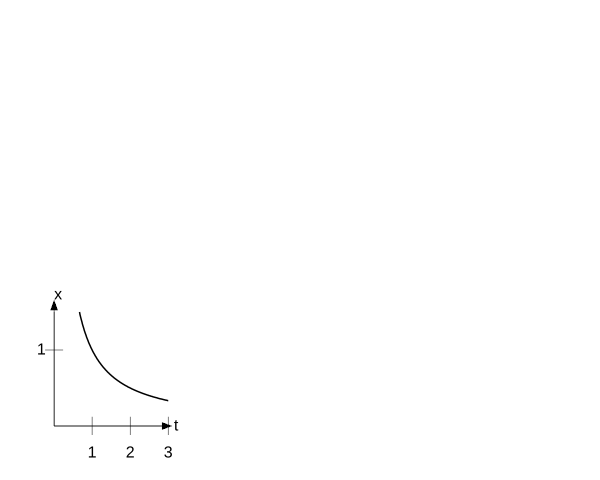

Reproduce this figure in gnuplot.
      set terminal svg
      set tmargin 0
      set bmargin 3
      set border -1 lw 0.5
      unset border
      set style line 1 linetype -1 linewidth 1.5
          # ...   style for the curve itself
      set style arrow 1 size screen .017,20 filled linetype -1 linewidth .5
      set xtics axis (1.0,2.0,3.0)
      set ytics axis (1.0)
      set xzeroaxis linetype -1 linewidth 0.5
      set yzeroaxis linetype -1 linewidth 0.5
      set label "t" at 3.1500000000000004,0
      set label "x" at 0,1.7249999999999999
      set samples 300
      unset key
      set size square 0.35,0.35
      set arrow from 0.0,0 to 3.09,0 arrowstyle 1
      set arrow from 0,0.0 to 0,1.6500000000000001 arrowstyle 1
      set xrange [0.0:3.0]
      set yrange [0.0:1.5]
plot 1/x with lines linestyle 1 
